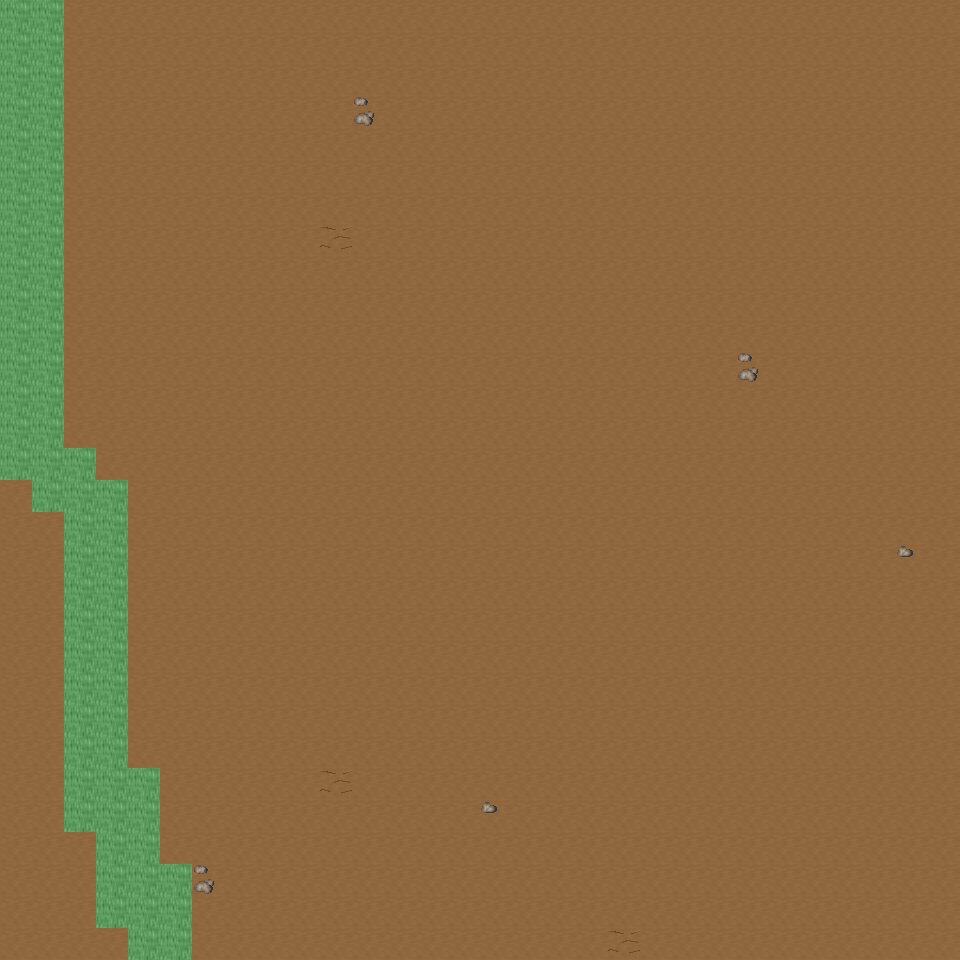

This is a level from a 2D game, rendered from its Tiled map with the project's own tilesets. A one-line summary and the map file follow, with tile-layer data summarised:
An orthogonal 30x30 tile map with 32x32 px tiles, 6 tile layers (Ground, Object, Object2, Above, ...), 23 tilesets and 3 objects (3x mapExit).

<map version="1.0" orientation="orthogonal" renderorder="right-down" width="30" height="30" tilewidth="32" tileheight="32" nextobjectid="4">
  <tileset firstgid="1" name="tileset_ground_ground" tilewidth="32" tileheight="32" tilecount="33" columns="3">
    <image source="../drawable/tileset_ground_ground.png" width="96" height="352" />
  </tileset>
  <tileset firstgid="34" name="tileset_ground_water_pool" tilewidth="32" tileheight="32" tilecount="72" columns="3">
    <image source="../drawable/tileset_ground_water_pool.png" width="96" height="768" />
  </tileset>
  <tileset firstgid="106" name="tileset_ground_ridge_earth_dark" tilewidth="32" tileheight="32" tilecount="96" columns="12">
    <image source="../drawable/tileset_ground_ridge_earth_dark.png" width="384" height="256" />
  </tileset>
  <tileset firstgid="202" name="tileset_ground_ridge_earth_pale" tilewidth="32" tileheight="32" tilecount="96" columns="12">
    <image source="../drawable/tileset_ground_ridge_earth_pale.png" width="384" height="256" />
  </tileset>
  <tileset firstgid="298" name="tileset_ground_grass_edges" tilewidth="32" tileheight="32" tilecount="36" columns="12">
    <image source="../drawable/tileset_ground_grass_edges.png" width="384" height="96" />
  </tileset>
  <tileset firstgid="334" name="tileset_ground_grass_corners" tilewidth="32" tileheight="32" tilecount="24" columns="6">
    <image source="../drawable/tileset_ground_grass_corners.png" width="192" height="128" />
  </tileset>
  <tileset firstgid="358" name="tileset_ground_earth_edges" tilewidth="32" tileheight="32" tilecount="18" columns="6">
    <image source="../drawable/tileset_ground_earth_edges.png" width="192" height="96" />
  </tileset>
  <tileset firstgid="376" name="tileset_ground_rock_pebbles" tilewidth="32" tileheight="32" tilecount="3" columns="1">
    <image source="../drawable/tileset_ground_rock_pebbles.png" width="32" height="96" />
  </tileset>
  <tileset firstgid="379" name="tileset_ground_ladder_steps" tilewidth="32" tileheight="32" tilecount="6" columns="3">
    <image source="../drawable/tileset_ground_ladder_steps.png" width="96" height="64" />
  </tileset>
  <tileset firstgid="385" name="tileset_plant_grasses" tilewidth="32" tileheight="32" tilecount="6" columns="3">
    <image source="../drawable/tileset_plant_grasses.png" width="96" height="64" />
  </tileset>
  <tileset firstgid="391" name="tileset_plant_flower_daisy_red" tilewidth="32" tileheight="32" tilecount="8" columns="2">
    <image source="../drawable/tileset_plant_flower_daisy_red.png" width="64" height="128" />
  </tileset>
  <tileset firstgid="399" name="tileset_plant_flower_daisy_yellow" tilewidth="32" tileheight="32" tilecount="8" columns="2">
    <image source="../drawable/tileset_plant_flower_daisy_yellow.png" width="64" height="128" />
  </tileset>
  <tileset firstgid="407" name="tileset_plant_flower_daisy_blue" tilewidth="32" tileheight="32" tilecount="8" columns="2">
    <image source="../drawable/tileset_plant_flower_daisy_blue.png" width="64" height="128" />
  </tileset>
  <tileset firstgid="415" name="tileset_item_corpse_huge_animal" tilewidth="32" tileheight="32" tilecount="16" columns="2">
    <image source="../drawable/tileset_item_corpse_huge_animal.png" width="64" height="256" />
  </tileset>
  <tileset firstgid="431" name="tileset_item_pot_dark_barrel" tilewidth="32" tileheight="32" tilecount="2" columns="1">
    <image source="../drawable/tileset_item_pot_dark_barrel.png" width="32" height="64" />
  </tileset>
  <tileset firstgid="433" name="tileset_item_statue_green_stone" tilewidth="32" tileheight="32" tilecount="12" columns="4">
    <image source="../drawable/tileset_item_statue_green_stone.png" width="128" height="96" />
  </tileset>
  <tileset firstgid="445" name="tileset_logic_creature_orc" tilewidth="32" tileheight="32" tilecount="6" columns="6">
    <image source="../drawable/tileset_logic_creature_orc.png" width="192" height="32" />
  </tileset>
  <tileset firstgid="451" name="tileset_logic_creature_animal" tilewidth="32" tileheight="32" tilecount="32" columns="8">
    <image source="../drawable/tileset_logic_creature_animal.png" width="256" height="128" />
  </tileset>
  <tileset firstgid="483" name="tileset_logic_portal" tilewidth="32" tileheight="32" tilecount="24" columns="8">
    <image source="../drawable/tileset_logic_portal.png" width="256" height="96" />
  </tileset>
  <tileset firstgid="507" name="tileset_logic_collision" tilewidth="32" tileheight="32" tilecount="1" columns="1">
    <image source="../drawable/tileset_logic_collision.png" width="32" height="32" />
  </tileset>
  <tileset firstgid="508" name="tileset_plant_tree_spruce" tilewidth="32" tileheight="32" tilecount="6" columns="2">
    <image source="../drawable/tileset_plant_tree_spruce.png" width="64" height="96" />
  </tileset>
  <tileset firstgid="514" name="tileset_plant_tree_taller_trees" tilewidth="32" tileheight="32" tilecount="32" columns="8">
    <image source="../drawable/tileset_plant_tree_taller_trees.png" width="256" height="128" />
  </tileset>
  <tileset firstgid="546" name="tileset_plant_bush_bush_mult_colored" tilewidth="32" tileheight="32" tilecount="6" columns="3">
    <image source="../drawable/tileset_plant_bush_bush_mult_colored.png" width="96" height="64" />
  </tileset>
  <layer name="Ground" width="30" height="30">
    <data>[900 cells, 900 non-empty, 1 distinct tile ids]</data>
  </layer>
  <layer name="Object" width="30" height="30">
    <data>[900 cells, 65 non-empty, 7 distinct tile ids]</data>
  </layer>
  <layer name="Object2" width="30" height="30">
    <data>[900 cells, 8 non-empty, 3 distinct tile ids]</data>
  </layer>
  <layer name="Above" width="30" height="30">
    <data>[900 cells, 0 non-empty, 0 distinct tile ids]</data>
  </layer>
  <layer name="Above2" width="30" height="30">
    <data>[900 cells, 0 non-empty, 0 distinct tile ids]</data>
  </layer>
  <layer name="Walkable" width="30" height="30">
    <data>[900 cells, 66 non-empty, 1 distinct tile ids]</data>
  </layer>
  <objectgroup name="MapEvents">
    <object id="1" name="south" type="mapExit" x="0" y="928" width="128" height="32">
      <properties>
        <property name="map" value="level_0_x68_y77" />
        <property name="x" value="0" />
        <property name="y" value="1" />
      </properties>
    </object>
    <object id="2" name="south2" type="mapExit" x="192" y="928" width="768" height="32">
      <properties>
        <property name="map" value="level_0_x68_y77" />
        <property name="x" value="6" />
        <property name="y" value="1" />
      </properties>
    </object>
    <object id="3" name="east" type="mapExit" x="928" y="0" width="32" height="960">
      <properties>
        <property name="map" value="level_0_x69_y76" />
        <property name="x" value="1" />
        <property name="y" value="0" />
      </properties>
    </object>
  </objectgroup>
</map>
